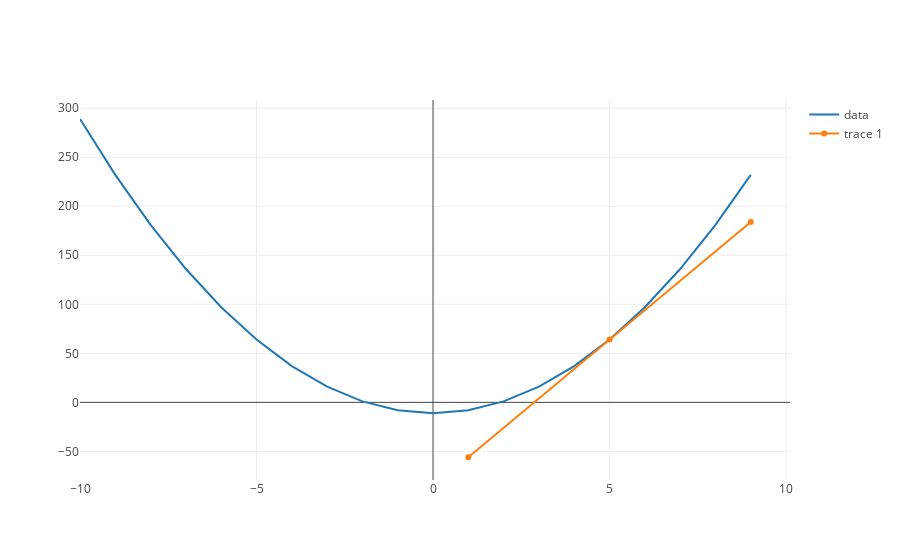

Notebook code for this chart:
### Code cell
from graph import plot
from plotly.offline import iplot, init_notebook_mode

from calculus import derivative_trace, function_values_trace

init_notebook_mode(connected=True)


tangent_at_five_trace = tangent_line(three_x_squared_minus_eleven, 5, line_length = 4)
three_x_squared_minus_eleven_trace = function_values_trace(three_x_squared_minus_eleven, 
                                                           list(range(-10, 10)))
plot([three_x_squared_minus_eleven_trace, tangent_at_five_trace])

### Figure 1 — Plotly figure (JSON) as saved in the notebook; plotly's stock layout.template omitted (floating-point values rounded to 4 significant figures)
{"data": [{"mode": "lines", "name": "data", "text": [], "type": "scatter", "uid": "5d61de82-4e7e-11e9-a7ec-ddc66ad618c1", "x": [-10, -9, -8, -7, -6, -5, -4, -3, -2, -1, 0, 1, 2, 3, 4, 5, 6, 7, 8, 9], "y": [289, 232, 181, 136, 97, 64, 37, 16, 1, -8, -11, -8, 1, 16, 37, 64, 97, 136, 181, 232]}, {"type": "scatter", "uid": "5d61e01c-4e7e-11e9-a7ec-ddc66ad618c1", "x": [1, 5, 9], "y": [-56, 64, 184]}], "layout": {}}
